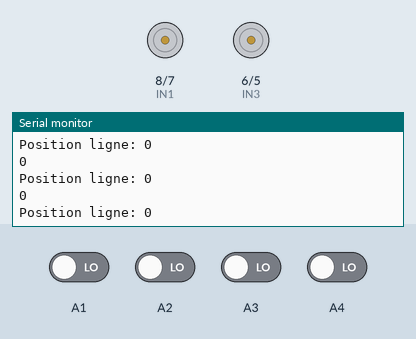
This sketch was run on a simulated Arduino Uno, built with avr-gcc and run on an emulated ATmega328P. On the bench: motor-driver pin pairs drawn as motors (green arrow = first pin HIGH = forward, orange = second pin HIGH = backward, longer = more drive, scaled by the enable pin), the last lines printed to the serial monitor. The test bench sets the inputs (shaded band); at power-on: A1–4 LOW.

Above: at 12.4 s.
12.5 s: A2 driven HIGH
At 12.7 s:
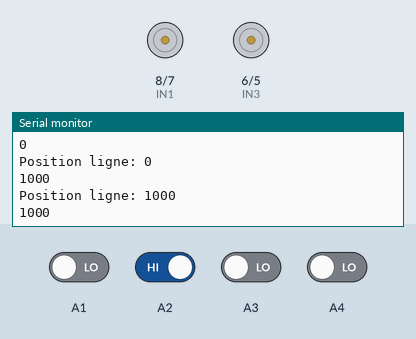
14.0 s: A2 driven LOW
15.5 s: A4 driven HIGH
At 15.69 s:
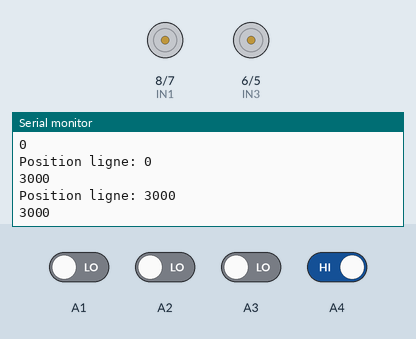
17.0 s: A1 driven HIGH
At 17.13 s:
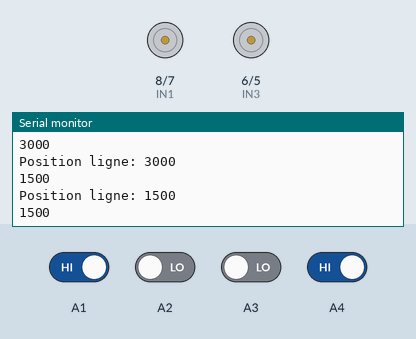
Timing chart, 0 to 19.5 s (numbered marks = the images above; inputs shaded):
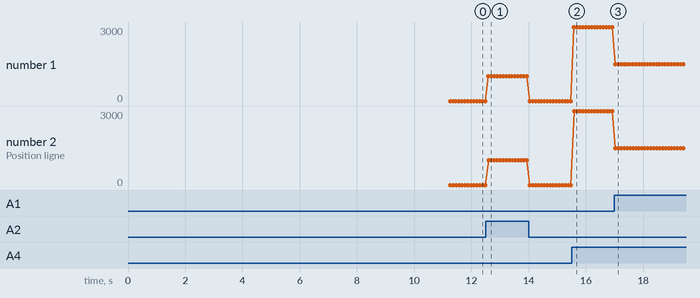

The sketch:

pgrm_complet_v2_-_Copie.ino
```cpp
#include <QTRSensors.h>
QTRSensors qtr;

// Définition des capteurs QTR-MD-04A

const uint8_t SensorCount = 4;
uint16_t sensorValues[SensorCount];

const int ENA = 9;
const int IN1 = 8;
const int IN2 = 7;
const int ENB = 10;
const int IN3 = 6;
const int IN4 = 5;

int speedMotor = 180;  // Vitesse moteur (0-255)

void setup()
{
  Serial.begin(9600);
  // Optional: wait for some input from the user, such as a button press.
  // Initialize the sensors.
  // In this example we have three sensors on pins A0 - A2.
  qtr.setTypeRC(); // or setTypeAnalog()
  qtr.setSensorPins((const uint8_t[]) {
    A1, A2, A3, A4
  }, 4);
  qtr.setEmitterPin(2);

  // Optional: change parameters like RC timeout, set an emitter control pin...
  // Then start the calibration phase and move the sensors over both reflectance
  // extremes they will encounter in your application. This calibration should
  // take about 5 seconds (250 iterations * 20 ms per iteration).
  //
  // Passing a QTRReadMode to calibrate() is optional; it should match the mode
  // you plan to use when reading the sensors.
  for (uint8_t i = 0; i < 250; i++)
  {
    qtr.calibrate();
    delay(20);
  }
  // Optional: signal that the calibration phase is now over and wait for
  // further input from the user, such as a button press.


  // Configuration des moteurs
  pinMode(ENA, OUTPUT);
  pinMode(IN1, OUTPUT);
  pinMode(IN2, OUTPUT);
  pinMode(ENB, OUTPUT);
  pinMode(IN3, OUTPUT);
  pinMode(IN4, OUTPUT);


  int speedMotorGauche = 180;  // Vitesse moteur gauche (0-255)
  int speedMotorDroit = 180 + 80;  // Compensation de 80 unités


}

// Fonction pour lire la position de la ligne
int lirePositionLigne() {
  return qtr.readLineBlack(sensorValues);
}

// Fonctions de mouvement
void avancer() {
  digitalWrite(IN1, HIGH);
  digitalWrite(IN2, LOW);
  digitalWrite(IN3, HIGH);
  digitalWrite(IN4, LOW);
}

void tournerGauche() {
  digitalWrite(IN1, LOW);
  digitalWrite(IN2, HIGH);
  digitalWrite(IN3, HIGH);
  digitalWrite(IN4, LOW);
}

void tournerDroite() {
  digitalWrite(IN1, HIGH);
  digitalWrite(IN2, LOW);
  digitalWrite(IN3, LOW);
  digitalWrite(IN4, HIGH);
}

void arreter() {
  digitalWrite(IN1, LOW);
  digitalWrite(IN2, LOW);
  digitalWrite(IN3, LOW);
  digitalWrite(IN4, LOW);
}


void loop()
{

  uint16_t sensors[4];
  // Get calibrated sensor values returned in the sensors array, along with the
  // line position, which will range from 0 to 2000, with 1000 corresponding to
  // a position under the middle sensor.
  int16_t position = qtr.readLineBlack(sensors);
  Serial.println(position);
  // If all three sensors see very low reflectance, take some appropriate action
  // for this  situation.
  if ((sensors[0] > 750) && (sensors[1] > 750) && (sensors[2] > 750))
  {
    // Do something. Maybe this means we're at the edge of a course or about to
    // fall off a table, in which case we might want to stop moving, back up,
    // and turn around.
    return;
  }


  Serial.print("Position ligne: ");
  Serial.println(position);

  // Suivi de ligne en fonction de la position détectée
  if (position < 600) {
    tournerGauche();  // Ligne à gauche → tourner à gauche
  }
  else if (position > 2400) {
    tournerDroite();  // Ligne à droite → tourner à droite
  }
  else {
    avancer();  // Ligne au centre → avancer
  }

  delay(100);
}
```

Measured:
- after the input at 12.5 s, the serial monitor: prints a new line after 0.09 s (image 1)
- after the input at 15.5 s, the serial monitor: prints a new line after 0.08 s (image 2)
- after the input at 17.0 s, the serial monitor: prints a new line at once (image 3)
- plotted number 1: 0 → 1000 after the input at 12.5 s, 0 → 3000 after the input at 15.5 s, 3000 → 1500 after the input at 17.0 s
- plotted number 2: 0 → 1000 after the input at 12.5 s, 0 → 3000 after the input at 15.5 s, 3000 → 1500 after the input at 17.0 s
